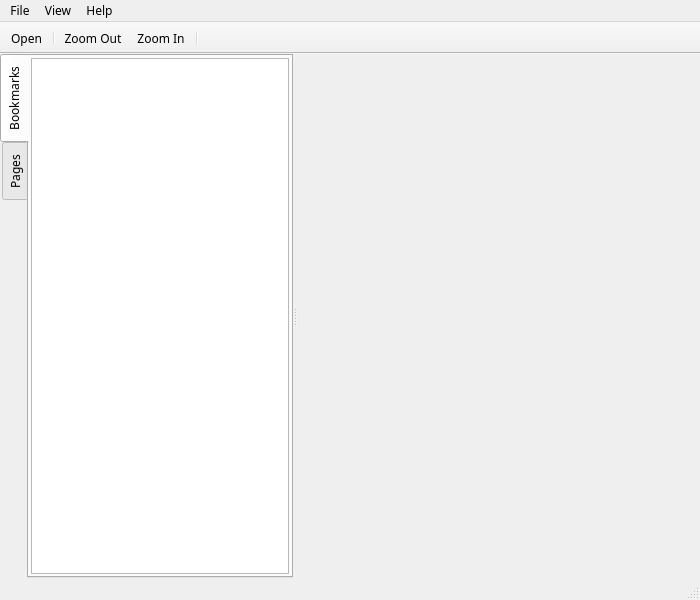
<?xml version="1.0" encoding="UTF-8"?>
<ui version="4.0">
 <class>MainWindow</class>
 <widget class="QMainWindow" name="MainWindow">
  <property name="geometry">
   <rect>
    <x>0</x>
    <y>0</y>
    <width>700</width>
    <height>600</height>
   </rect>
  </property>
  <property name="font">
   <font>
    <family>.SF NS Text</family>
   </font>
  </property>
  <property name="windowTitle">
   <string>PDF Viewer</string>
  </property>
  <property name="unifiedTitleAndToolBarOnMac">
   <bool>true</bool>
  </property>
  <widget class="QWidget" name="centralWidget">
   <layout class="QVBoxLayout" name="verticalLayout">
    <property name="spacing">
     <number>0</number>
    </property>
    <property name="leftMargin">
     <number>0</number>
    </property>
    <property name="topMargin">
     <number>0</number>
    </property>
    <property name="rightMargin">
     <number>0</number>
    </property>
    <property name="bottomMargin">
     <number>0</number>
    </property>
    <item>
     <widget class="QWidget" name="widget" native="true">
      <layout class="QVBoxLayout" name="verticalLayout_2">
       <property name="spacing">
        <number>0</number>
       </property>
       <property name="leftMargin">
        <number>0</number>
       </property>
       <property name="topMargin">
        <number>0</number>
       </property>
       <property name="rightMargin">
        <number>0</number>
       </property>
       <property name="bottomMargin">
        <number>0</number>
       </property>
       <item>
        <widget class="QSplitter" name="splitter">
         <property name="orientation">
          <enum>Qt::Horizontal</enum>
         </property>
         <widget class="QTabWidget" name="tabWidget">
          <property name="sizePolicy">
           <sizepolicy hsizetype="Preferred" vsizetype="Expanding">
            <horstretch>0</horstretch>
            <verstretch>0</verstretch>
           </sizepolicy>
          </property>
          <property name="tabPosition">
           <enum>QTabWidget::West</enum>
          </property>
          <property name="currentIndex">
           <number>0</number>
          </property>
          <property name="documentMode">
           <bool>false</bool>
          </property>
          <widget class="QWidget" name="bookmarkTab">
           <attribute name="title">
            <string>Bookmarks</string>
           </attribute>
           <layout class="QVBoxLayout" name="verticalLayout_3">
            <property name="spacing">
             <number>0</number>
            </property>
            <property name="leftMargin">
             <number>2</number>
            </property>
            <property name="topMargin">
             <number>2</number>
            </property>
            <property name="rightMargin">
             <number>2</number>
            </property>
            <property name="bottomMargin">
             <number>2</number>
            </property>
            <item>
             <widget class="QTreeView" name="bookmarkView">
              <property name="sizePolicy">
               <sizepolicy hsizetype="Preferred" vsizetype="Expanding">
                <horstretch>0</horstretch>
                <verstretch>0</verstretch>
               </sizepolicy>
              </property>
              <property name="headerHidden">
               <bool>true</bool>
              </property>
             </widget>
            </item>
           </layout>
          </widget>
          <widget class="QWidget" name="pagesTab">
           <attribute name="title">
            <string>Pages</string>
           </attribute>
          </widget>
         </widget>
         <widget class="QPdfView" name="pdfView" native="true">
          <property name="sizePolicy">
           <sizepolicy hsizetype="Expanding" vsizetype="Expanding">
            <horstretch>10</horstretch>
            <verstretch>0</verstretch>
           </sizepolicy>
          </property>
         </widget>
        </widget>
       </item>
      </layout>
     </widget>
    </item>
   </layout>
  </widget>
  <widget class="QMenuBar" name="menuBar">
   <property name="geometry">
    <rect>
     <x>0</x>
     <y>0</y>
     <width>700</width>
     <height>22</height>
    </rect>
   </property>
   <widget class="QMenu" name="menuFile">
    <property name="title">
     <string>File</string>
    </property>
    <addaction name="actionOpen"/>
    <addaction name="actionQuit"/>
   </widget>
   <widget class="QMenu" name="menuHelp">
    <property name="title">
     <string>Help</string>
    </property>
    <addaction name="actionAbout"/>
    <addaction name="actionAbout_Qt"/>
   </widget>
   <widget class="QMenu" name="menuView">
    <property name="title">
     <string>View</string>
    </property>
    <addaction name="actionZoom_In"/>
    <addaction name="actionZoom_Out"/>
    <addaction name="actionPrevious_Page"/>
    <addaction name="actionNext_Page"/>
    <addaction name="separator"/>
    <addaction name="actionContinuous"/>
   </widget>
   <addaction name="menuFile"/>
   <addaction name="menuView"/>
   <addaction name="menuHelp"/>
  </widget>
  <widget class="QToolBar" name="mainToolBar">
   <property name="movable">
    <bool>false</bool>
   </property>
   <property name="floatable">
    <bool>false</bool>
   </property>
   <attribute name="toolBarArea">
    <enum>TopToolBarArea</enum>
   </attribute>
   <attribute name="toolBarBreak">
    <bool>false</bool>
   </attribute>
   <addaction name="actionOpen"/>
   <addaction name="separator"/>
   <addaction name="actionZoom_Out"/>
   <addaction name="actionZoom_In"/>
   <addaction name="separator"/>
  </widget>
  <widget class="QStatusBar" name="statusBar"/>
  <action name="actionOpen">
   <property name="icon">
    <iconset resource="resources.qrc">
     <normaloff>:/icons/images/fileopen.png</normaloff>:/icons/images/fileopen.png</iconset>
   </property>
   <property name="text">
    <string>Open...</string>
   </property>
   <property name="shortcut">
    <string>Ctrl+O</string>
   </property>
  </action>
  <action name="actionQuit">
   <property name="text">
    <string>Quit</string>
   </property>
   <property name="shortcut">
    <string>Ctrl+Q</string>
   </property>
  </action>
  <action name="actionAbout">
   <property name="text">
    <string>About</string>
   </property>
  </action>
  <action name="actionAbout_Qt">
   <property name="text">
    <string>About Qt</string>
   </property>
  </action>
  <action name="actionZoom_In">
   <property name="icon">
    <iconset resource="resources.qrc">
     <normaloff>:/icons/images/zoom-in-24.png</normaloff>:/icons/images/zoom-in-24.png</iconset>
   </property>
   <property name="text">
    <string>Zoom In</string>
   </property>
   <property name="shortcut">
    <string>Ctrl+=</string>
   </property>
  </action>
  <action name="actionZoom_Out">
   <property name="icon">
    <iconset resource="resources.qrc">
     <normaloff>:/icons/images/zoom-out-24.png</normaloff>:/icons/images/zoom-out-24.png</iconset>
   </property>
   <property name="text">
    <string>Zoom Out</string>
   </property>
   <property name="shortcut">
    <string>Ctrl+-</string>
   </property>
  </action>
  <action name="actionPrevious_Page">
   <property name="text">
    <string>Previous Page</string>
   </property>
   <property name="shortcut">
    <string>PgUp</string>
   </property>
  </action>
  <action name="actionNext_Page">
   <property name="text">
    <string>Next Page</string>
   </property>
   <property name="shortcut">
    <string>PgDown</string>
   </property>
  </action>
  <action name="actionContinuous">
   <property name="checkable">
    <bool>true</bool>
   </property>
   <property name="text">
    <string>Continuous</string>
   </property>
  </action>
 </widget>
 <layoutdefault spacing="6" margin="11"/>
 <customwidgets>
  <customwidget>
   <class>QPdfView</class>
   <extends>QWidget</extends>
   <header location="global">qpdfview.h</header>
   <container>1</container>
  </customwidget>
 </customwidgets>
 <resources>
  <include location="resources.qrc"/>
  <include location="resources.qrc"/>
 </resources>
 <connections/>
</ui>
